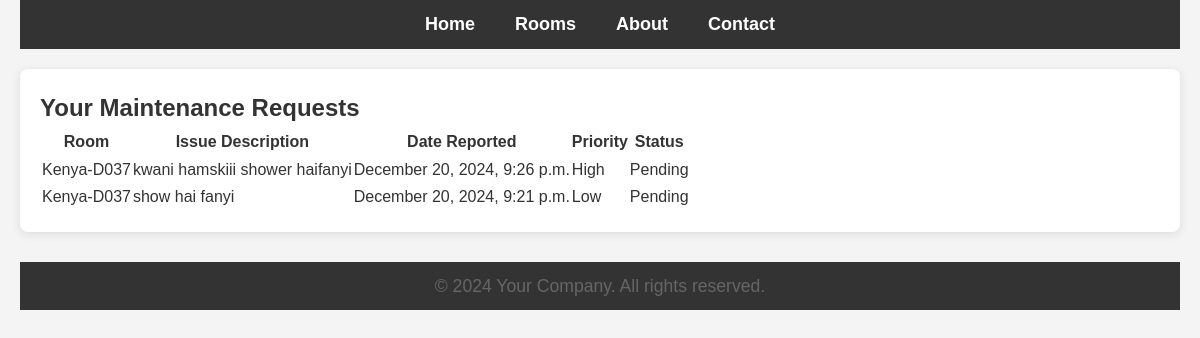
The page /maintenance-requests/ (signed in) on the database its author committed.
### main/models.py (models this page shows, shortened)
class MaintenanceRequest(models.Model):
    room = models.ForeignKey(Room, on_delete=models.CASCADE)
    issue_description = models.TextField()
    date_reported = models.DateTimeField(auto_now_add=True)
    status = models.CharField(max_length=20, default="Pending")
    priority = models.CharField(max_length=20, choices=[('low', 'Low'), ('medium', 'Medium'), ('high', 'High')])

class Room(models.Model):
    ROOM_TYPE_CHOICES = [
        ('Single', 'Single'),
        ('Double', 'Double'),
        ('Triple', 'Triple'),
    ]
    room_number = models.CharField(max_length=10, unique=True)
    capacity = models.PositiveIntegerField(default=4)  # Default to 4 beds
    room_type = models.CharField(max_length=10, choices=ROOM_TYPE_CHOICES)
    hostel = models.ForeignKey('Hostel', on_delete=models.CASCADE)

### main/views.py (the view)
# urls.py: path('maintenance-requests/', views.maintenance_request_list, name='maintenance_request_list'),
@login_required
def maintenance_request_list(request):
    try:
        student = Student.objects.get(student_id=request.user.username)
        maintenance_requests = MaintenanceRequest.objects.filter(room__student=student).order_by('-date_reported')
    except Student.DoesNotExist:
        maintenance_requests = []
    return render(request, 'maintenance/maintenance_request_list.html', {'maintenance_requests': maintenance_requests})

### templates/maintenance/maintenance_request_list.html
{% extends 'base.html' %}
{% block content %}
<div class="container mt-5">
    <h2>Your Maintenance Requests</h2>
    {% if maintenance_requests %}
        <table class="table table-striped">
            <thead>
                <tr>
                    <th>Room</th>
                    <th>Issue Description</th>
                    <th>Date Reported</th>
                    <th>Priority</th>
                    <th>Status</th>
                </tr>
            </thead>
            <tbody>
                {% for request in maintenance_requests %}
                    <tr>
                        <td>{{ request.room.room_number }}</td>
                        <td>{{ request.issue_description }}</td>
                        <td>{{ request.date_reported|date:"F j, Y, g:i a" }}</td>
                        <td>{{ request.priority|capfirst }}</td>
                        <td>{{ request.status }}</td>
                    </tr>
                {% endfor %}
            </tbody>
        </table>
    {% else %}
        <p>You have not submitted any maintenance requests.</p>
    {% endif %}
</div>
{% endblock %}

### static/css/styles.css (style rules this page uses)
* { margin: 0; padding: 0; box-sizing: border-box; }
body { font-family: Arial, sans-serif; line-height: 1.6; background-color: #f4f4f4; color: #333; padding: 0 20px; }

### rows shown on the page
MaintenanceRequest: room.room_number "Kenya-D037", issue_description "kwani hamskiii shower haifanyi", date_reported "December 20, 2024, 9:26 p.m.", priority "High", status "Pending"
MaintenanceRequest: room.room_number "Kenya-D037", issue_description "show hai fanyi", date_reported "December 20, 2024, 9:21 p.m.", priority "Low", status "Pending"
